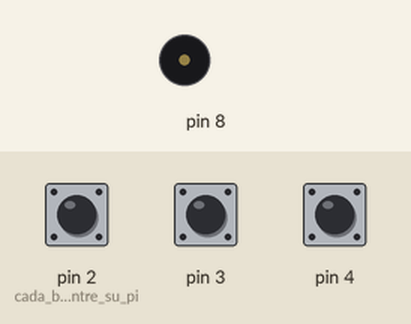
Bench run of a sketch on a simulated Arduino Uno, built with avr-gcc and run on an emulated ATmega328P. Parts: buzzer (waves = sounding). The inputs (shaded band) are chosen by the test bench; at power-on: pin 2 (cada_boton_va_entre_su_pi) HIGH, pin 3 HIGH, pin 4 HIGH.

Above: at 1.2 s.
1.3 s: pin 2 (cada_boton_va_entre_su_pi) pulled LOW for 1 s
At 1.7 s:
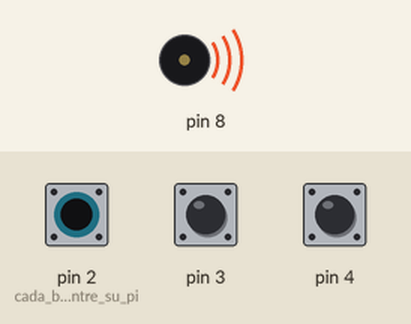
4.0 s: pin 3 pulled LOW for 3.2 s
At 7.5 s:
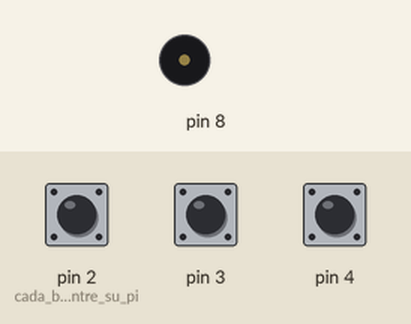
8.7 s: pin 2 (cada_boton_va_entre_su_pi) pulled LOW for 3.2 s
At 9.1 s:
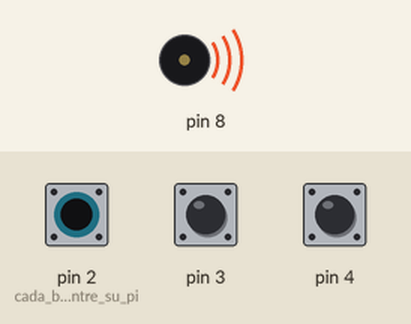
13.4 s: pin 4 pulled LOW for 3.2 s
At 17.0 s:
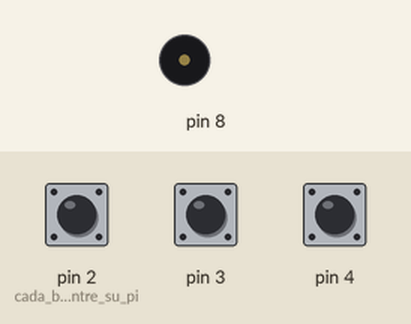
Timing chart, 0 to 18.5 s (numbered marks = the images above; inputs shaded):
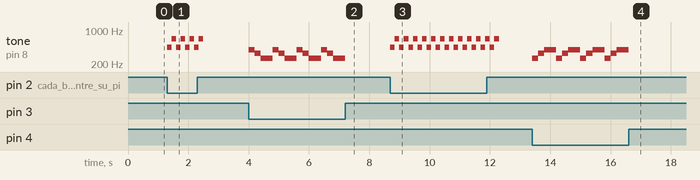

The sketch:

piano_melodias.ino
```cpp
// Sesion 5 - Reto: un boton, una melodia
// Tres botones entre los pines 2, 3 y 4 y GND (sin resistencia: INPUT_PULLUP,
// apretado = LOW) y el buzzer en el pin 8. Cada boton toca su melodia corta.

void setup() {
  pinMode(2, INPUT_PULLUP);   // cada boton va entre su pin y GND
  pinMode(3, INPUT_PULLUP);
  pinMode(4, INPUT_PULLUP);
}

void loop() {
  if (digitalRead(4) == LOW) {    // boton 1: do - mi - sol
    tone(8, 262);
    delay(200);
    tone(8, 330);
    delay(200);
    tone(8, 392);
    delay(400);
    noTone(8);
  }
  if (digitalRead(3) == LOW) {    // boton 2: sol - mi - do (al reves)
    tone(8, 392);
    delay(200);
    tone(8, 330);
    delay(200);
    tone(8, 262);
    delay(400);
    noTone(8);
  }
  if (digitalRead(2) == LOW) {    // boton 3: la sirena
    tone(8, 440);
    delay(150);
    tone(8, 660);
    delay(150);
    tone(8, 440);
    delay(150);
    tone(8, 660);
    delay(150);
    noTone(8);
  }
}
```

Measured:
- after the input at 1.3 s, tone on pin 8: silent → 440 Hz at once, then repeats every 0.30 s: 660 Hz 0.15 s, 440 Hz 0.15 s, until it stays silent from 2.5 s
- after the input at 4.0 s, tone on pin 8: silent → 392 Hz at once, then repeats every 0.80 s: 330 Hz 0.20 s, 262 Hz 0.40 s, 392 Hz 0.20 s, until it stays silent from 7.2 s
- after the input at 8.7 s, tone on pin 8: silent → 440 Hz at once, then repeats every 0.30 s: 660 Hz 0.15 s, 440 Hz 0.15 s, until it stays silent from 12.3 s
- after the input at 13.4 s, tone on pin 8: silent → 262 Hz at once, then repeats every 0.80 s: 330 Hz 0.20 s, 392 Hz 0.40 s, 262 Hz 0.20 s, until it stays silent from 16.6 s
